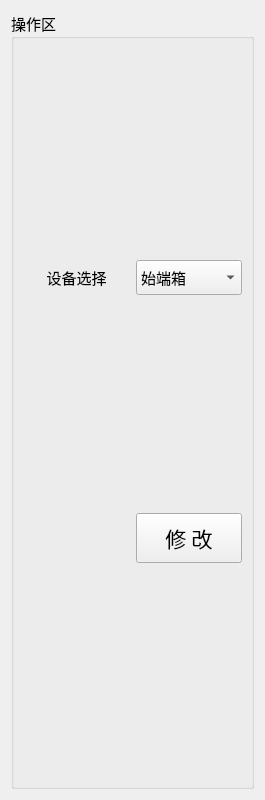
<?xml version="1.0" encoding="UTF-8"?>
<ui version="4.0">
 <class>Set_WorkWid</class>
 <widget class="QWidget" name="Set_WorkWid">
  <property name="geometry">
   <rect>
    <x>0</x>
    <y>0</y>
    <width>265</width>
    <height>800</height>
   </rect>
  </property>
  <property name="font">
   <font>
    <family>微软雅黑</family>
    <pointsize>11</pointsize>
   </font>
  </property>
  <property name="windowTitle">
   <string>Form</string>
  </property>
  <layout class="QGridLayout" name="gridLayout_2">
   <item row="0" column="0">
    <widget class="QGroupBox" name="groupBox">
     <property name="minimumSize">
      <size>
       <width>0</width>
       <height>200</height>
      </size>
     </property>
     <property name="font">
      <font>
       <family>微软雅黑</family>
       <pointsize>11</pointsize>
      </font>
     </property>
     <property name="title">
      <string>操作区</string>
     </property>
     <layout class="QGridLayout" name="gridLayout">
      <item row="0" column="0">
       <widget class="QLabel" name="label_9">
        <property name="font">
         <font>
          <family>微软雅黑</family>
          <pointsize>11</pointsize>
         </font>
        </property>
        <property name="text">
         <string>设备选择</string>
        </property>
        <property name="alignment">
         <set>Qt::AlignCenter</set>
        </property>
       </widget>
      </item>
      <item row="0" column="1">
       <widget class="QComboBox" name="typeComboBox">
        <property name="minimumSize">
         <size>
          <width>0</width>
          <height>35</height>
         </size>
        </property>
        <property name="font">
         <font>
          <family>微软雅黑</family>
          <pointsize>11</pointsize>
         </font>
        </property>
        <item>
         <property name="text">
          <string>始端箱</string>
         </property>
        </item>
        <item>
         <property name="text">
          <string>插接箱</string>
         </property>
        </item>
        <item>
         <property name="text">
          <string>温度传感器</string>
         </property>
        </item>
       </widget>
      </item>
      <item row="1" column="1">
       <widget class="QPushButton" name="setBtn">
        <property name="minimumSize">
         <size>
          <width>0</width>
          <height>50</height>
         </size>
        </property>
        <property name="font">
         <font>
          <family>微软雅黑</family>
          <pointsize>16</pointsize>
         </font>
        </property>
        <property name="text">
         <string>修 改</string>
        </property>
       </widget>
      </item>
     </layout>
    </widget>
   </item>
  </layout>
 </widget>
 <resources/>
 <connections/>
</ui>
